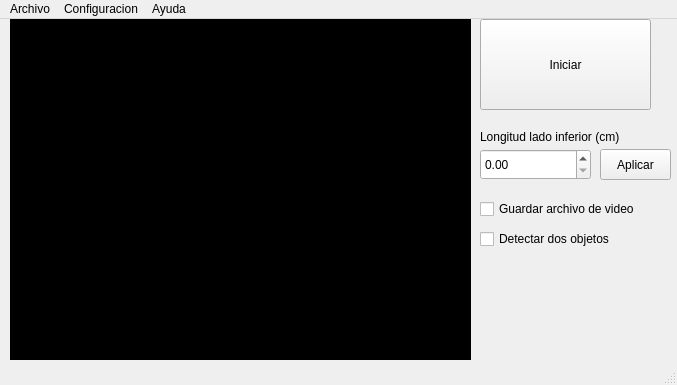
<?xml version="1.0" encoding="UTF-8"?>
<ui version="4.0">
 <class>tonChan</class>
 <widget class="QMainWindow" name="tonChan">
  <property name="geometry">
   <rect>
    <x>0</x>
    <y>0</y>
    <width>677</width>
    <height>385</height>
   </rect>
  </property>
  <property name="windowTitle">
   <string>tonChan</string>
  </property>
  <widget class="QWidget" name="centralwidget">
   <widget class="QLabel" name="vistaCamara">
    <property name="geometry">
     <rect>
      <x>10</x>
      <y>0</y>
      <width>461</width>
      <height>341</height>
     </rect>
    </property>
    <property name="styleSheet">
     <string notr="true">background-color: rgb(0, 0, 0);</string>
    </property>
    <property name="text">
     <string/>
    </property>
   </widget>
   <widget class="QPushButton" name="botonIniciar">
    <property name="geometry">
     <rect>
      <x>480</x>
      <y>0</y>
      <width>171</width>
      <height>91</height>
     </rect>
    </property>
    <property name="text">
     <string>Iniciar</string>
    </property>
   </widget>
   <widget class="QDoubleSpinBox" name="entradaReferencia">
    <property name="geometry">
     <rect>
      <x>480</x>
      <y>130</y>
      <width>111</width>
      <height>31</height>
     </rect>
    </property>
   </widget>
   <widget class="QLabel" name="labelReferencia">
    <property name="geometry">
     <rect>
      <x>480</x>
      <y>110</y>
      <width>201</width>
      <height>16</height>
     </rect>
    </property>
    <property name="text">
     <string>Longitud lado inferior (cm)</string>
    </property>
   </widget>
   <widget class="QCheckBox" name="checkGuardarVideo">
    <property name="geometry">
     <rect>
      <x>480</x>
      <y>180</y>
      <width>201</width>
      <height>20</height>
     </rect>
    </property>
    <property name="text">
     <string>Guardar archivo de video</string>
    </property>
   </widget>
   <widget class="QCheckBox" name="checkDetectarDos">
    <property name="geometry">
     <rect>
      <x>480</x>
      <y>210</y>
      <width>201</width>
      <height>20</height>
     </rect>
    </property>
    <property name="text">
     <string>Detectar dos objetos</string>
    </property>
   </widget>
   <widget class="QPushButton" name="botonAplicar">
    <property name="geometry">
     <rect>
      <x>600</x>
      <y>130</y>
      <width>71</width>
      <height>31</height>
     </rect>
    </property>
    <property name="text">
     <string>Aplicar</string>
    </property>
   </widget>
  </widget>
  <widget class="QStatusBar" name="statusbar"/>
  <widget class="QMenuBar" name="menubar">
   <property name="geometry">
    <rect>
     <x>0</x>
     <y>0</y>
     <width>677</width>
     <height>19</height>
    </rect>
   </property>
   <widget class="QMenu" name="menuArchivo">
    <property name="title">
     <string>Archivo</string>
    </property>
    <addaction name="actionCargarVideo"/>
    <addaction name="actionSalir"/>
   </widget>
   <widget class="QMenu" name="menuAyuda">
    <property name="title">
     <string>Ayuda</string>
    </property>
    <addaction name="actionManual"/>
    <addaction name="actionAcercaDe"/>
   </widget>
   <widget class="QMenu" name="menuConfiguracion">
    <property name="title">
     <string>Configuracion</string>
    </property>
    <widget class="QMenu" name="menuColor_Objeto_1">
     <property name="title">
      <string>Color Objeto 1</string>
     </property>
     <addaction name="action1_2"/>
    </widget>
    <widget class="QMenu" name="menuColor_Objeto_2">
     <property name="title">
      <string>Color Objeto 2</string>
     </property>
     <addaction name="action1"/>
    </widget>
    <widget class="QMenu" name="menuCamara">
     <property name="title">
      <string>Camara</string>
     </property>
     <addaction name="action1_3"/>
    </widget>
    <addaction name="menuCamara"/>
    <addaction name="menuColor_Objeto_1"/>
    <addaction name="menuColor_Objeto_2"/>
   </widget>
   <addaction name="menuArchivo"/>
   <addaction name="menuConfiguracion"/>
   <addaction name="menuAyuda"/>
  </widget>
  <action name="actionManual">
   <property name="text">
    <string>Manual</string>
   </property>
  </action>
  <action name="actionAcercaDe">
   <property name="text">
    <string>Acerca de</string>
   </property>
  </action>
  <action name="actionCargarVideo">
   <property name="text">
    <string>Cargar archivo de video</string>
   </property>
  </action>
  <action name="actionSalir">
   <property name="text">
    <string>Salir</string>
   </property>
  </action>
  <action name="action1">
   <property name="text">
    <string>1</string>
   </property>
  </action>
  <action name="action1_2">
   <property name="text">
    <string>1</string>
   </property>
  </action>
  <action name="action1_3">
   <property name="text">
    <string>1</string>
   </property>
  </action>
 </widget>
 <resources/>
 <connections/>
</ui>
